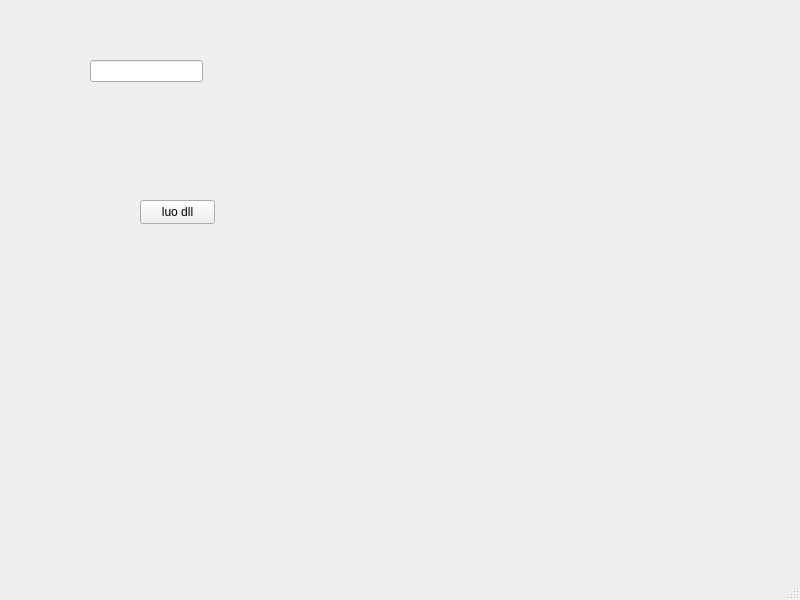
<?xml version="1.0" encoding="UTF-8"?>
<ui version="4.0">
 <class>MainWindow</class>
 <widget class="QMainWindow" name="MainWindow">
  <property name="geometry">
   <rect>
    <x>0</x>
    <y>0</y>
    <width>800</width>
    <height>600</height>
   </rect>
  </property>
  <property name="windowTitle">
   <string>MainWindow</string>
  </property>
  <widget class="QWidget" name="centralwidget">
   <widget class="QPushButton" name="pushButton">
    <property name="geometry">
     <rect>
      <x>140</x>
      <y>200</y>
      <width>75</width>
      <height>24</height>
     </rect>
    </property>
    <property name="text">
     <string>luo dll</string>
    </property>
   </widget>
   <widget class="QLineEdit" name="lineEdit">
    <property name="geometry">
     <rect>
      <x>90</x>
      <y>60</y>
      <width>113</width>
      <height>22</height>
     </rect>
    </property>
   </widget>
  </widget>
  <widget class="QMenuBar" name="menubar">
   <property name="geometry">
    <rect>
     <x>0</x>
     <y>0</y>
     <width>800</width>
     <height>17</height>
    </rect>
   </property>
  </widget>
  <widget class="QStatusBar" name="statusbar"/>
 </widget>
 <resources/>
 <connections/>
</ui>
